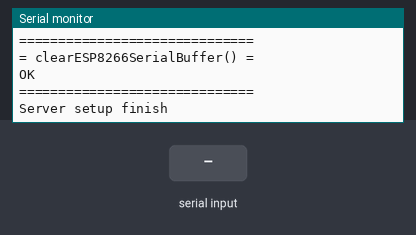
The sketch below on a simulated Arduino Uno, built with avr-gcc and run on an emulated ATmega328P. Shown: the last lines printed to the serial monitor. The inputs (shaded band) are chosen by the test bench. The modem accepts every AT command (registered, SIM ready, sends succeed) and sends nothing else.

Above: at 13.8 s.
13.9 s: "90,45\n" received over Serial
At 16.7 s:
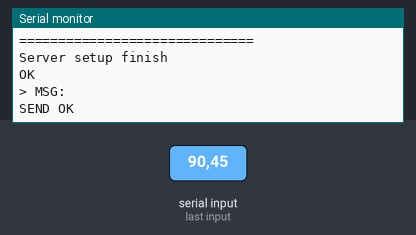
16.9 s: "90,45\n" received over the second serial link
At 17.7 s:
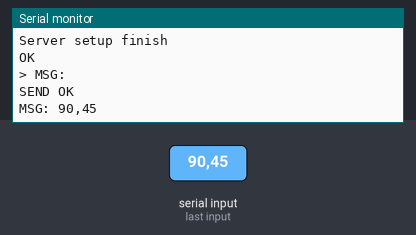
18.4 s: "1\n" received over the second serial link
At 18.8 s:
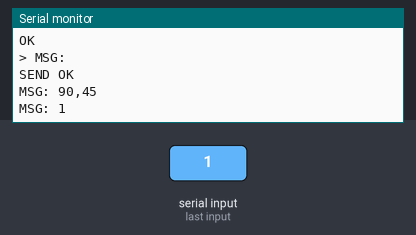

Measured:
- after the input at 13.9 s, the serial monitor: prints a new line after 2.0 s (image 1)
- after the input at 16.9 s, the serial monitor: prints a new line after 0.10 s (image 2)
- after the input at 18.4 s, the serial monitor: prints a new line after 0.10 s (image 3)

The sketch:

Arduino_ESP8266.ino
```cpp
#include <SoftwareSerial.h>
SoftwareSerial ESP8266(2,3);

#define DEBUG true

boolean FAIL_8266 = false;
boolean headerSent = false;
int connectionId = 0 ; // the connection id is O only if there is one client

#define BUFFER_SIZE 128
char buffer[BUFFER_SIZE];

String ssid="\"SSID\""; // the network ssid
String pass="\"ayoub1234\""; // the network password

void setup() {

  Serial.begin(9600);
  ESP8266.begin(115200);  // change this value to your wifi module (esp8266) baud rate

  do{
  ESP8266.println("AT");
    delay(1000);
    if(ESP8266.find((char*)"OK"))
    {
      Serial.println("Module is ready");
      delay(1000);
      clearESP8266SerialBuffer();

      //configure ESP as station
      sendESP8266Cmdln("AT+CWMODE=1",1000);

      //Join Wifi network
      sendESP8266Cmdln("AT+CWJAP="+ssid+","+pass,6500);

      //Get and display my IP
      sendESP8266Cmdln("AT+CIFSR", 1000);

      //Set multi connections
      sendESP8266Cmdln("AT+CIPMUX=1", 1000);

      //Setup web server on port 80
      sendESP8266Cmdln("AT+CIPSERVER=1,3333",1000);

      Serial.println("Server setup finish");

      FAIL_8266 = false;

    }
    else{
      Serial.println("Module have no response.");
      delay(500);
      FAIL_8266 = true;
    }
  }while(FAIL_8266);

  ESP8266.setTimeout(100);

}

void loop() {

  if(ESP8266.available()){

    String msg = ESP8266.readString();
    Serial.println("MSG: "+msg);

    // advance cursor to "pin="  and if you want this code to work you have to comment the two lines above
    if(ESP8266.find((char*)"pin=") || ESP8266.find((char*)"pio=") || ESP8266.find((char*)"phn=") || ESP8266.find((char*)"pin<")){

        int firstNumber = (ESP8266.read()-48); // get first number as integer
        int secondNumber = (ESP8266.read()-48); //get the second number as integer

        if (firstNumber == 1 || secondNumber == 1){

          Serial.println("MSG: the first led is ON");

        }else if(firstNumber == 2 || secondNumber == 2){

          Serial.println("MSG: the first led is ON");

        }else if(firstNumber == 0 && secondNumber == 1){

          Serial.println("MSG: the first led is ON");

        }else if(firstNumber == 0 && secondNumber == 2){

          Serial.println("MSG: the first led is ON");

        }
   }

  }

  if ( Serial.available() ){
        String s = Serial.readString();
        sendStringResponse(connectionId , s + "\r\n");
  }
}

void clearESP8266SerialBuffer()
{
  Serial.println("= clearESP8266SerialBuffer() =");
  while (ESP8266.available() > 0) {
    char a = ESP8266.read();
    Serial.write(a);
  }
  Serial.println("==============================");
}


String sendData(String command, const int timeout, boolean debug)
{
    String response = "";

    int dataSize = command.length();
    char data[dataSize];
    command.toCharArray(data,dataSize);

    ESP8266.write(data,dataSize); // send the read character to the ESP8266

    return response;
}

/*
* Name: sendHTTPResponse
* Description: Function that sends HTTP 200, HTML UTF-8 response
*/
void sendHTTPResponse(int connectionId, String content)
{
     // build HTTP response
     String httpResponse;
     String httpHeader;
     // HTTP Header
     httpHeader = "HTTP/1.1 200 OK\r\nContent-Type: text/html; charset=UTF-8\r\n";
     httpHeader += "Content-Length: ";
     httpHeader += content.length();
     httpHeader += "\r\n";
     httpHeader += "Connection: close\r\n";
     httpResponse = httpHeader + content + " r\n";
     sendCIPData(connectionId,httpResponse);
}

void sendStringResponse(int connectionId, String content)
{
     sendCIPData(connectionId,content);
}

/*
* Name: sendCIPDATA
* Description: sends a CIPSEND=<connectionId>,<data> command
*
*/
void sendCIPData(int connectionId, String data)
{
   String cipSend = "AT+CIPSEND=";
   cipSend += 0;
   cipSend += ",";
   cipSend +=data.length();
   cipSend +="\r\n";
   sendCommand(cipSend,1000,DEBUG);
   sendData(data,100,DEBUG);
}

/*
* Name: sendCommand
* Description: Function used to send data to ESP8266.
* Params: command - the data/command to send; timeout - the time to wait for a response; debug - print to Serial window?(true = yes, false = no)
* Returns: The response from the ESP8266 (if there is a reponse)
*/
String sendCommand(String command, const int timeout, boolean debug)
{
    String response = "";

    ESP8266.print(command); // send the read character to the ESP8266

    long int time = millis();

    while( (time+timeout) > millis())
    {
      while(ESP8266.available())
      {

        // The esp has data so display its output to the serial window
        char c = ESP8266.read(); // read the next character.
        response+=c;
      }
    }

    if(debug)
    {
      Serial.print(response);
    }

    return response;
}

boolean waitOKfromESP8266(int timeout)
{
  do{
    Serial.println("wait OK...");
    delay(1000);
    if(ESP8266.find((char*)"OK"))
    {
      return true;
    }

  }while((timeout--)>0);
  return false;
}


//Send command to ESP8266, assume OK, no error check
//wait some time and display respond
void sendESP8266Cmdln(String cmd, int waitTime)
{
  ESP8266.println(cmd);
  delay(waitTime);
  clearESP8266SerialBuffer();
}
```
